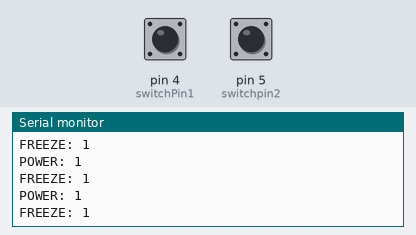
A sketch run on a simulated Arduino Uno, built with avr-gcc and run on an emulated ATmega328P. Parts: the last lines printed to the serial monitor. The test bench sets the inputs (shaded band); at power-on: pin 4 (switchPin1) HIGH, pin 5 (switchpin2) HIGH.

Above: at 1.2 s.
1.3 s: pin 4 (switchPin1) pulled LOW for 0.15 s
At 1.63 s:
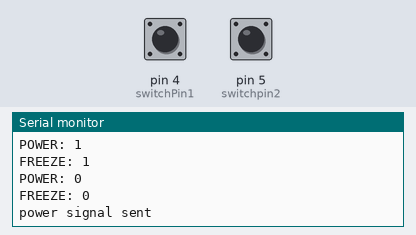
2.9 s: pin 5 (switchpin2) pulled LOW for 1 s
At 3.3 s:
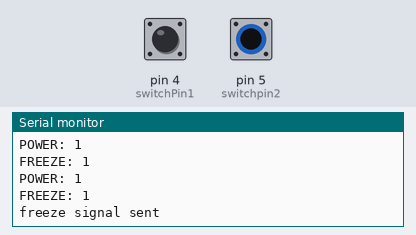

The sketch:

ThingThatConnectsToStuffWithIR.ino
```cpp
#include <IRremote.h>

const int switchPin1 = 4;
const int switchpin2 = 5;
int buttonState1 = 0;
int buttonState2 = 0;


IRsend irsend;

void setup()
{

  Serial.begin(9600);
  pinMode(4, INPUT_PULLUP);
  pinMode(5, INPUT_PULLUP);

}

void loop() {

  buttonState1 = digitalRead(4);
  buttonState2 = digitalRead(5);
  Serial.print("POWER: ");
  Serial.println(digitalRead(4));
  Serial.print("FREEZE: ");
  Serial.println(digitalRead(4));

   if (buttonState1 == LOW) {
    irsend.sendNEC(0xC1AA09F6, 32);
    Serial.println("power signal sent");
  }

  if (buttonState2 == LOW) {
    irsend.sendNEC(0xC1AA49B6, 32);
    Serial.println("freeze signal sent");
  }


    delay(200);
}
```

Measured:
- after the input at 1.3 s, the serial monitor: prints a new line after 0.10 s (image 1)
- after the input at 2.9 s, the serial monitor: prints a new line after 0.24 s (image 2)
